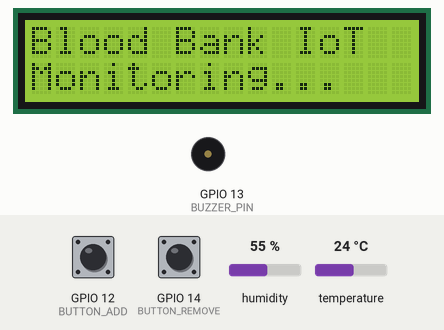
The sketch below on a simulated ESP32. Shown: 16×2 character LCD, buzzer (waves = sounding). The test bench sets the inputs (shaded band); at power-on: humidity 55 %, GPIO 12 (BUTTON_ADD) HIGH, GPIO 14 (BUTTON_REMOVE) HIGH, temperature 24 °C. WiFi joins after 1.5 s; servers stay silent unless stated; what the sketch prints to the serial monitor is not drawn.

Above: at 1.6 s.
At 4.7 s:
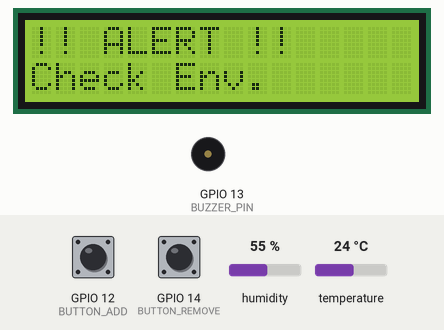
4.8 s: humidity set to 22 %
At 5.97 s:
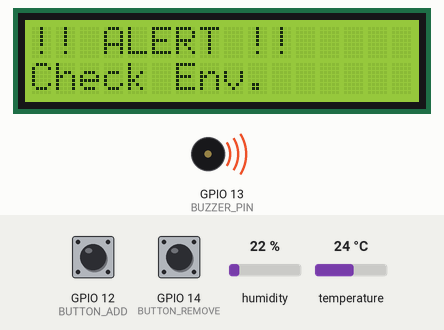
9.2 s: GPIO 12 (BUTTON_ADD) pulled LOW for 2.35 s
13.0 s: GPIO 14 (BUTTON_REMOVE) pulled LOW for 2.35 s
Timing chart, 0 to 26.8 s (numbered marks = the images above; inputs shaded):
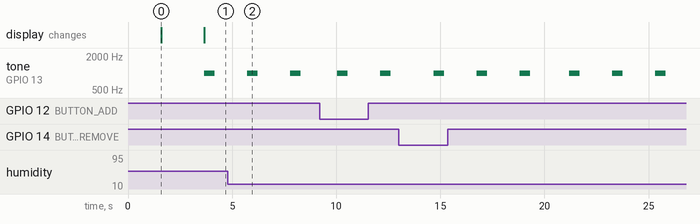

The sketch:

esp32-dht22-dishack.ino
```cpp
/**
   ESP32 + DHT22 + I2C LCD + Buzzer + ThingSpeak Integration with Storage,
   Shelf Life Monitoring, and Expired Bag Removal

   - Reads temperature and humidity every 2 seconds.
   - Updates LCD, Serial Monitor, and buzzer immediately.
   - Every 15 seconds, averages sensor data and sends:
       Field 1: Average Temperature
       Field 2: Average Humidity
       Field 3: Total Blood Bag Count (Inventory)
       Field 4: Count of Expired Blood Bags
   - Blood bags are added via a simulated button (on BUTTON_ADD).
   - A separate button (BUTTON_REMOVE) removes expired blood bags from inventory.
   - Shelf life is accelerated for simulation (e.g., 42 seconds = 42 days).
*/

#include "DHTesp.h"
#include <Wire.h>
#include <LiquidCrystal_I2C.h>
#include <WiFi.h>
#include <ThingSpeak.h>

// WiFi credentials – update with your network details
const char* ssid     = "Wokwi-GUEST";
const char* password = "";

// ThingSpeak channel settings – update with your channel number and Write API key
unsigned long myChannelNumber = 2850392;   // Replace with your channel number
const char* myWriteAPIKey   = "NGNBSNYJZKBUHNAZ";

// Define pins for components
const int DHT_PIN      = 15;  // DHT22 sensor pin
const int BUZZER_PIN   = 13;  // Buzzer pin
const int BUTTON_ADD   = 12;   // Virtual button pin to add a blood bag (simulate input; active LOW)
const int BUTTON_REMOVE= 14;   // Virtual button pin to remove expired blood bags (active LOW)

DHTesp dhtSensor;
LiquidCrystal_I2C lcd(0x27, 16, 2); // Adjust I2C address if needed

// Safe range thresholds for blood storage conditions
const float TEMP_LOW   = 1.0;
const float TEMP_HIGH  = 6.0;
const float HUMID_LOW  = 40.0;
const float HUMID_HIGH = 60.0;

WiFiClient client;

// Variables for averaging sensor readings over 15 seconds
unsigned long lastThingSpeakUpdate = 0;
float temperatureSum = 0.0;
float humiditySum    = 0.0;
int sampleCount      = 0;

// Shelf life settings (accelerated for simulation)
// For example, consider 42 seconds to represent 42 days.
const unsigned long SHELF_LIFE = 42;

// Structure for blood bag info
struct BloodBag {
  String id;
  unsigned long storedTime; // using millis() for simulation
};

const int MAX_BLOODBAGS = 20;
BloodBag bloodBags[MAX_BLOODBAGS];
int bloodBagCount = 0;

// Function to add a new blood bag
void addBloodBag(String id) {
  if (bloodBagCount < MAX_BLOODBAGS) {
    bloodBags[bloodBagCount].id = id;
    bloodBags[bloodBagCount].storedTime = millis();
    bloodBagCount++;
    Serial.println("Added blood bag: " + id);
  }
}

// Function to remove expired blood bags
void removeExpiredBags() {
  unsigned long currentTime = millis();
  int removedCount = 0;
  // Process the array and remove expired bags by shifting remaining elements.
  for (int i = 0; i < bloodBagCount; ) {
    unsigned long age = (currentTime - bloodBags[i].storedTime) / 1000; // age in seconds
    if (age >= SHELF_LIFE) {
      Serial.println("Removing expired bag: " + bloodBags[i].id);
      // Shift remaining items left
      for (int j = i; j < bloodBagCount - 1; j++) {
        bloodBags[j] = bloodBags[j + 1];
      }
      bloodBagCount--;
      removedCount++;
      // Do not increment i because new element occupies current index
    } else {
      i++;
    }
  }
  Serial.println("Expired bags removed: " + String(removedCount));
}

// Function to count expired blood bags (without removing)
int countExpiredBags() {
  int expiredCount = 0;
  unsigned long currentTime = millis();
  for (int i = 0; i < bloodBagCount; i++) {
    unsigned long age = (currentTime - bloodBags[i].storedTime) / 1000;
    if (age >= SHELF_LIFE) {
      expiredCount++;
    }
  }
  return expiredCount;
}

void setup() {
  Serial.begin(115200);

  // Connect to WiFi
  WiFi.begin(ssid, password);
  Serial.print("Connecting to WiFi");
  while(WiFi.status() != WL_CONNECTED){
    delay(500);
    Serial.print(".");
  }
  Serial.println("\nConnected to WiFi");

  // Initialize ThingSpeak
  ThingSpeak.begin(client);

  // Initialize DHT22 sensor
  dhtSensor.setup(DHT_PIN, DHTesp::DHT22);

  // Initialize LCD display
  lcd.init();
  lcd.backlight();

  // Initialize buzzer
  pinMode(BUZZER_PIN, OUTPUT);

  // Initialize buttons (active LOW)
  pinMode(BUTTON_ADD, INPUT_PULLUP);
  pinMode(BUTTON_REMOVE, INPUT_PULLUP);

  // Display welcome message
  lcd.setCursor(0, 0);
  lcd.print("Blood Bank IoT");
  lcd.setCursor(0, 1);
  lcd.print("Monitoring...");
  delay(2000);
  lcd.clear();

  lastThingSpeakUpdate = millis();
}

void loop() {
  // Check if the "add blood bag" button is pressed
  if (digitalRead(BUTTON_ADD) == LOW) {
    addBloodBag("Bag" + String(bloodBagCount + 1));
    delay(200); // debounce delay
  }

  // Check if the "remove expired bags" button is pressed
  if (digitalRead(BUTTON_REMOVE) == LOW) {
    removeExpiredBags();
    delay(500); // debounce delay
  }

  // Read sensor data every 2 seconds
  TempAndHumidity data = dhtSensor.getTempAndHumidity();
  if (isnan(data.temperature) || isnan(data.humidity)) {
    Serial.println("Sensor read error!");
    lcd.clear();
    lcd.setCursor(0, 0);
    lcd.print("Sensor Error!");
    delay(2000);
    return;
  }

  // Accumulate sensor readings for averaging
  temperatureSum += data.temperature;
  humiditySum += data.humidity;
  sampleCount++;

  // Display current sensor reading on LCD
  String tempStr = "Temp: " + String(data.temperature, 2) + " C";
  String humStr  = "Hum: " + String(data.humidity, 1) + " %";
  lcd.clear();
  lcd.setCursor(0, 0);
  lcd.print(tempStr);
  lcd.setCursor(0, 1);
  lcd.print(humStr);

  // Log sensor readings and inventory info to Serial Monitor
  Serial.println(tempStr);
  Serial.println(humStr);
  Serial.println("Total bags: " + String(bloodBagCount));
  Serial.println("Expired bags: " + String(countExpiredBags()));

  // Check for alerts (if environmental values are out-of-range)
  bool alert = false;
  if (data.temperature < TEMP_LOW || data.temperature > TEMP_HIGH) {
    Serial.println("ALERT: Temperature out of safe range!");
    alert = true;
  }
  if (data.humidity < HUMID_LOW || data.humidity > HUMID_HIGH) {
    Serial.println("ALERT: Humidity out of safe range!");
    alert = true;
  }

  if (alert) {
    lcd.clear();
    lcd.setCursor(0, 0);
    lcd.print("!! ALERT !!");
    lcd.setCursor(0, 1);
    lcd.print("Check Env.");
    tone(BUZZER_PIN, 1000, 500);
  } else {
    noTone(BUZZER_PIN);
  }

  Serial.println("---");

  // Every 15 seconds, compute averages and send data to ThingSpeak
  if (millis() - lastThingSpeakUpdate >= 15000) {
    float avgTemperature = temperatureSum / sampleCount;
    float avgHumidity    = humiditySum / sampleCount;

    int totalBags = bloodBagCount;
    int expiredBags = countExpiredBags();

    ThingSpeak.setField(1, avgTemperature);
    ThingSpeak.setField(2, avgHumidity);
    ThingSpeak.setField(3, totalBags);
    ThingSpeak.setField(4, expiredBags);

    int responseCode = ThingSpeak.writeFields(myChannelNumber, myWriteAPIKey);
    if (responseCode == 200) {
      Serial.println("Data sent to ThingSpeak successfully.");
    } else {
      Serial.println("Problem sending data. HTTP error code " + String(responseCode));
    }

    // Reset accumulators for the next 15-second period
    temperatureSum = 0;
    humiditySum = 0;
    sampleCount = 0;
    lastThingSpeakUpdate = millis();
  }

  delay(2000); // 2-second interval for sensor reading and display update
}
```

Measured:
- by itself, tone on GPIO 13 (BUZZER_PIN): plays 1000 Hz for 0.50 s, 1000 Hz for 0.50 s, 1000 Hz for 0.50 s, 1000 Hz for 0.50 s, 1000 Hz for 0.50 s, 1000 Hz for 0.50 s
- what the display in image 0 shows lasts 2.1 s, from 1.6 s to 3.7 s
